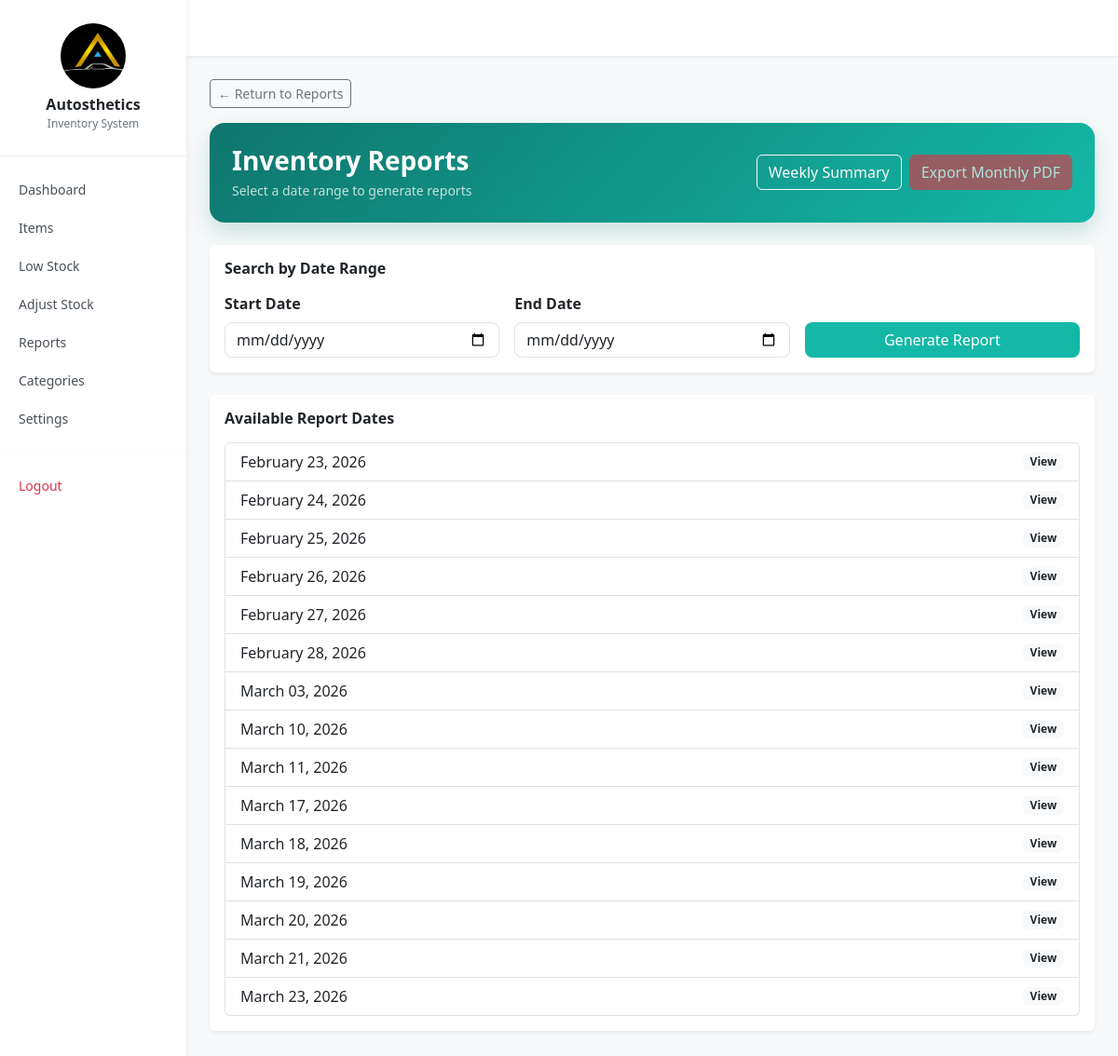
The app's page /reports/monthly/ (signed in) with its own data.
### inventory/models.py (models this page shows, shortened)
class DailySnapshot(models.Model):
    date = models.DateField(unique=True)
    created_at = models.DateTimeField(auto_now_add=True)

### inventory/views.py (the view)
# urls.py: path('reports/monthly/', views.monthly_detail, name='monthly_detail'),
@login_required
def monthly_detail(request):
    snapshots = DailySnapshot.objects.all().order_by('date')
    year = request.GET.get('year')
    month = request.GET.get('month')
    if year and month:
        year = int(year)
        month = int(month)
        snapshots = snapshots.filter(date__year=year, date__month=month)
        for snapshot in snapshots:
            create_snapshot(snapshot.date)
    context = {
        'snapshots': snapshots,
        'year': year,
        'month': month,
    }
    return render(request, 'inventory/monthly_detail.html', context)

### inventory/templates/inventory/monthly_detail.html (shortened to what this page needs)
{% extends "inventory/base.html" %}
{% block content %}
<a href="{% url 'reports' %}" class="btn btn-outline-secondary btn-sm mb-3">
    ← Return to Reports
</a>
<div class="p-4 rounded-4 text-white mb-4"
     style="background: linear-gradient(135deg, #0f766e, #14b8a6);
            box-shadow: 0 10px 25px rgba(15,118,110,0.2);">
    <div class="d-flex justify-content-between align-items-center flex-wrap gap-3">
        <div>
            <h3 class="fw-bold mb-1">
                Inventory Reports
            </h3>
            {% if start_date and end_date %}
                <p class="mb-0 small opacity-75">
                    Showing reports from {{ start_date }} to {{ end_date }}
                </p>
            {% else %}
                <p class="mb-0 small opacity-75">
                    Select a date range to generate reports
                </p>
            {% endif %}
        </div>
        <div class="d-flex gap-2 flex-wrap">
            <a href="{% url 'weekly_summary' %}" class="btn btn-outline-light">
                Weekly Summary
            </a>
            {% if year and month %}
            <a href="{% url 'monthly_summary_pdf' year month %}"
               class="btn btn-danger">
                Export Monthly PDF
            </a>
            {% else %}
            <button class="btn btn-danger" disabled>
                Export Monthly PDF
            </button>
            {% endif %}
        </div>
    </div>
</div>
<div class="card shadow-sm border-0 mb-4">
    <div class="card-body">
        <h6 class="fw-semibold mb-3">Search by Date Range</h6>
        <form method="GET">
            <div class="row g-3">
                <div class="col-md-4">
                    <label class="form-label fw-semibold">Start Date</label>
                    <input type="date"
                           name="start_date"
                           class="form-control rounded-3"
                           value="{{ start_date|default:'' }}"
                           required>
                </div>
                <div class="col-md-4">
                    <label class="form-label fw-semibold">End Date</label>
                    <input type="date"
                           name="end_date"
                           class="form-control rounded-3"
                           value="{{ end_date|default:'' }}"
                           required>
                </div>
                <div class="col-md-4 d-flex align-items-end">
                    <button type="submit"
                            class="btn w-100 text-white rounded-3"
                            style="background: #14b8a6;">
                        Generate Report
                    </button>
                </div>
            </div>
        </form>
    </div>
</div>
<div class="card shadow-sm border-0 mb-4">
    <div class="card-body">
        <h6 class="fw-semibold mb-3">Available Report Dates</h6>
        {% if snapshots %}
            <div class="list-group">
                {% for snapshot in snapshots %}
                    <a href="{% url 'daily_detail' snapshot.date.year snapshot.date.month snapshot.date.day %}"
                       class="list-group-item list-group-item-action d-flex justify-content-between align-items-center">
                        <span>{{ snapshot.date|date:"F d, Y" }}</span>
                        <span class="badge bg-light text-dark">
                            View
                        </span>
                    </a>
                {% endfor %}
            </div>
        {% else %}
            <div class="alert alert-info mb-0">
                No reports found for the selected period.
            </div>
        {% endif %}
    </div>
</div>
{% endblock %}

### inventory/templates/inventory/base.html (style rules this page uses)
body { margin: 0; display: flex; min-height: 100vh; font-family: "Segoe UI", sans-serif; background: #f8f9fa; }

### records on screen
DailySnapshot: date "February 23, 2026"
DailySnapshot: date "February 24, 2026"
DailySnapshot: date "February 25, 2026"
DailySnapshot: date "February 26, 2026"
DailySnapshot: date "February 27, 2026"
DailySnapshot: date "February 28, 2026"
DailySnapshot: date "March 03, 2026"
DailySnapshot: date "March 10, 2026"
DailySnapshot: date "March 11, 2026"
DailySnapshot: date "March 17, 2026"
DailySnapshot: date "March 18, 2026"
DailySnapshot: date "March 19, 2026"
DailySnapshot: date "March 20, 2026"
DailySnapshot: date "March 21, 2026"
DailySnapshot: date "March 23, 2026"
